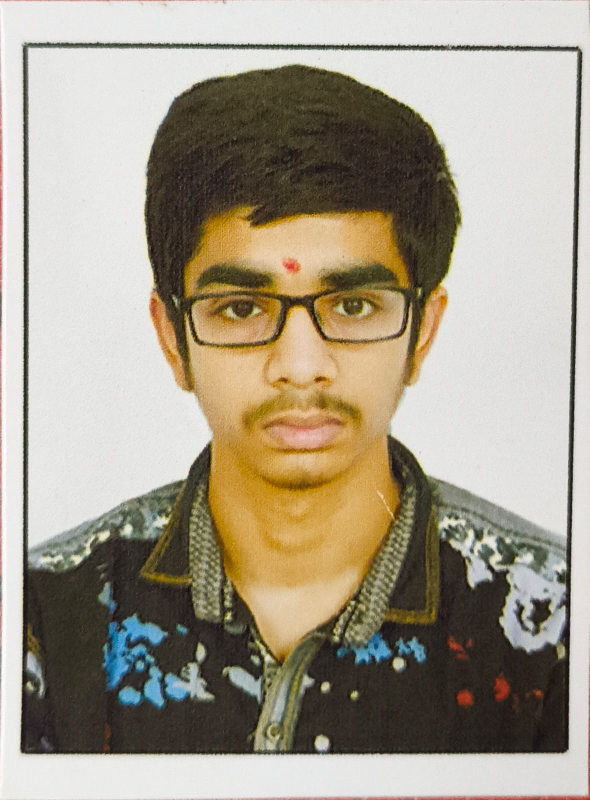
#> input picture CV/data/photos/dhvanit1.jpeg, 1179 x 1600 px, given in place of the camera (shown at 1/2 size)
$ python main.py
#> lines starting #> are read from the running program, lines starting #| are printed output that depends on the picture; after the words box and inside, x2 and y2 are one past the last pixel; in counts of white or black regions, pixels touching at a corner belong together
### CV/projects/object-detection/util.py
import numpy as np
import cv2

def get_limits(color):

  c = np.uint8([[color]])
  hsvC = cv2.cvtColor(c, cv2.COLOR_BGR2HSV)

  lowerLimit = hsvC[0][0][0] - 10, 100, 100
  upperLimit = hsvC[0][0][0] + 10, 255, 255

  lowerLimit = np.array(lowerLimit, dtype=np.uint8)
  upperLimit = np.array(upperLimit, dtype=np.uint8)

  return lowerLimit, upperLimit

### CV/projects/object-detection/main.py
import cv2
from util import get_limits

yellow = [0, 255, 255]  # Yellow color in BGR
cap = cv2.VideoCapture(0)

while True:
    ret, frame = cap.read()
#> frame is the input picture: shape (1600, 1179, 3); mean B, G, R 138.5, 155.8, 164.4
    if not ret:
        break

    hsvImage = cv2.cvtColor(frame, cv2.COLOR_BGR2HSV)
#> hsvImage: shape (1600, 1179, 3); mean H, S, V 26.4, 56.7, 165.8
    lowerLimit, upperLimit = get_limits(color=yellow)

    mask = cv2.inRange(hsvImage, lowerLimit, upperLimit)
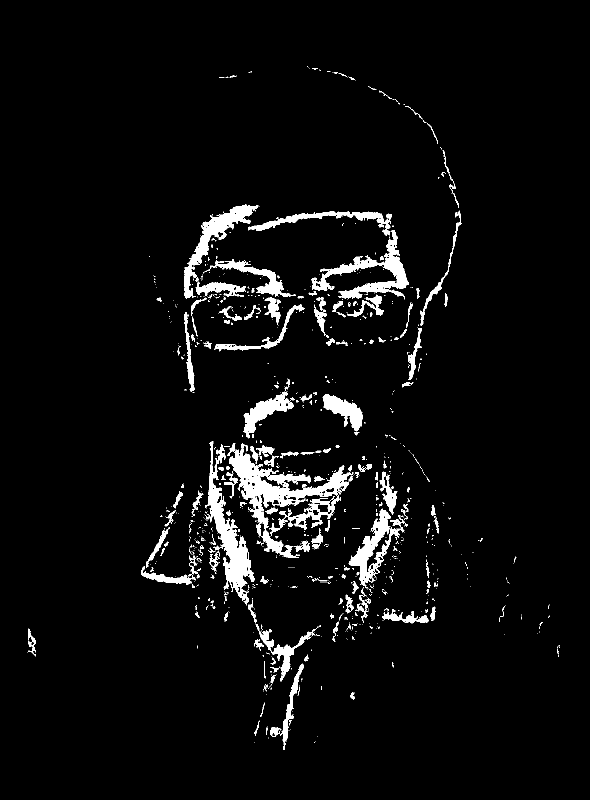
#> mask: shape (1600, 1179) (shown at 1/2 size); 4.5% white; 971 white regions (765 under 20 px)

    # find contours
    contours, _ = cv2.findContours(mask, cv2.RETR_EXTERNAL, cv2.CHAIN_APPROX_SIMPLE)
#> contours = 968 contours, 826 with area under 20; largest, box (x1, y1, x2, y2) and area: (458, 886, 707, 1116) 14476, (410, 882, 510, 1211) 7954, (623, 460, 818, 598) 6215, (697, 1017, 815, 1172) 5798, (368, 409, 517, 597) 5120

    for cnt in contours:
        area = cv2.contourArea(cnt)
        if area > 400:  # ignore tiny noise
            x, y, w, h = cv2.boundingRect(cnt)
            cv2.rectangle(frame, (x, y), (x + w, y + h), (0, 255, 0), 2)
#> this loop made 968 passes
#> (area, x, y, w, h) on passes 39, 83, 121, 280, 419, 488, 548, 629, 631, 665, 676, 738: (1218, 560, 1327, 48, 158), (1906.5, 518, 1250, 124, 113), (843.5, 764, 1218, 94, 29), (1067.5, 282, 1132, 109, 38), (480.5, 292, 1058, 44, 78), (5797.5, 697, 1017, 118, 155), (771, 765, 949, 30, 80), (14475.5, 458, 886, 249, 230), (7953.5, 410, 882, 100, 329), (2559, 645, 788, 80, 74), (2961.5, 487, 783, 100, 94), (668, 816, 655, 28, 105)
#> area on passes 1, 11, 13, 20, 30, 34: 20.5, 224.5, 42, 62, 20, 56
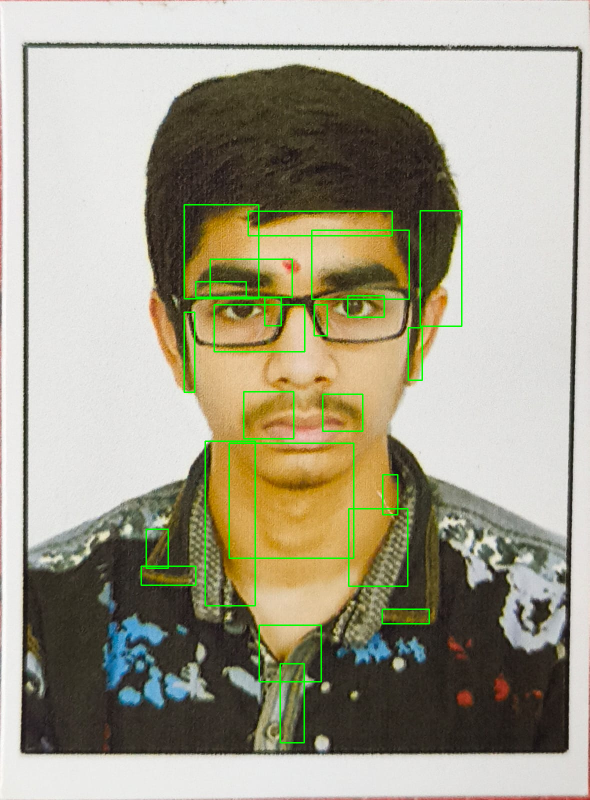
#> frame: shape (1600, 1179, 3) (shown at 1/2 size); 1.58% of pixels changed, all inside (x1, y1, x2, y2) = (281, 408, 925, 1487)

    cv2.imshow('frame', frame)

    if cv2.waitKey(1) & 0xFF == ord('q'):
#> (key q is pressed here)
        break

cap.release()
cv2.destroyAllWindows()
